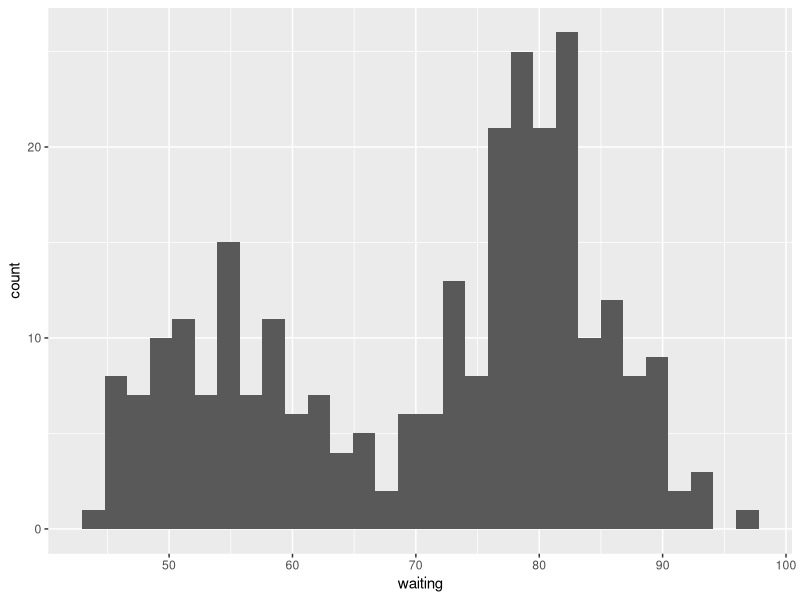
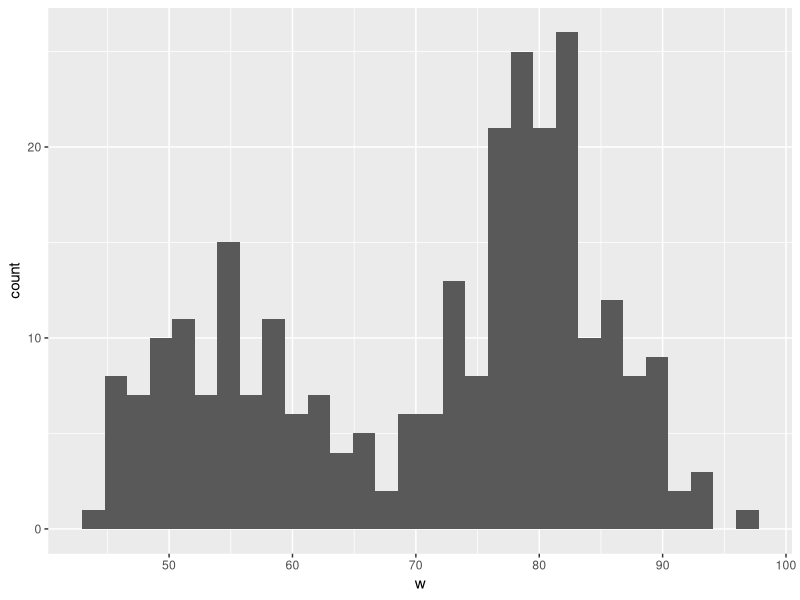
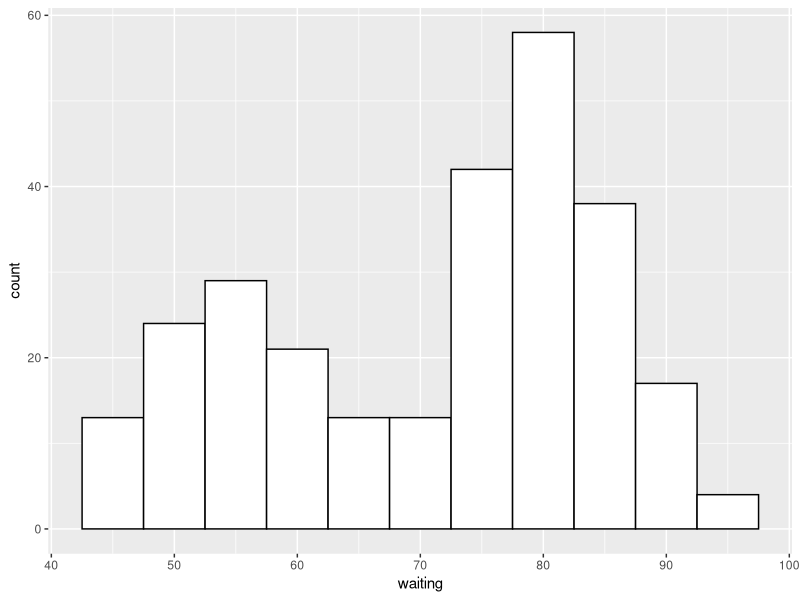
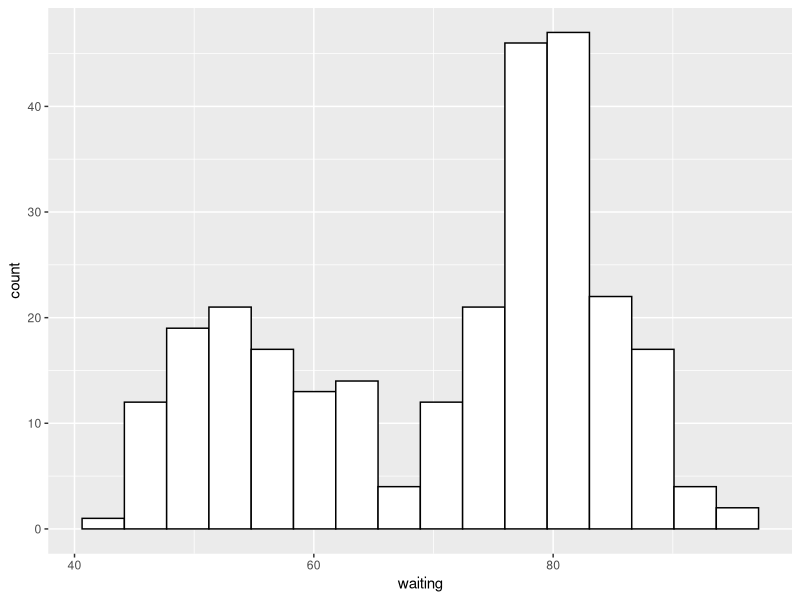
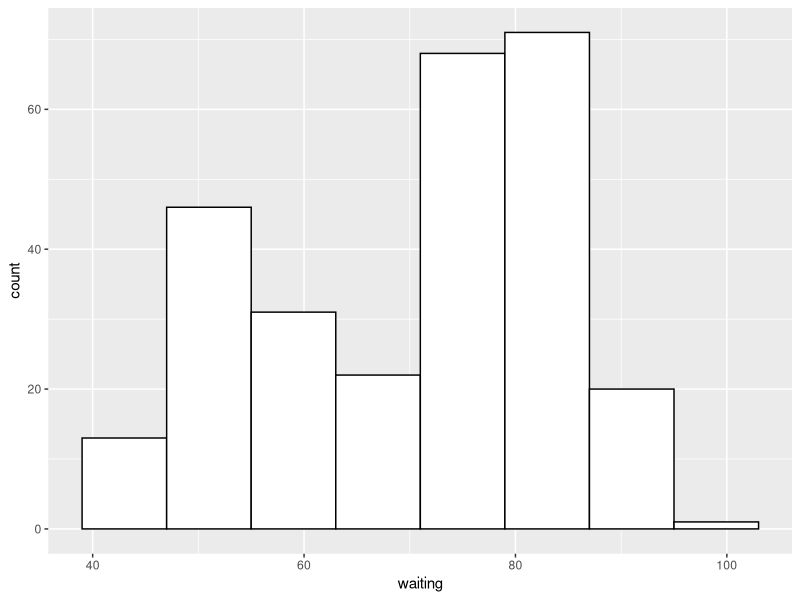
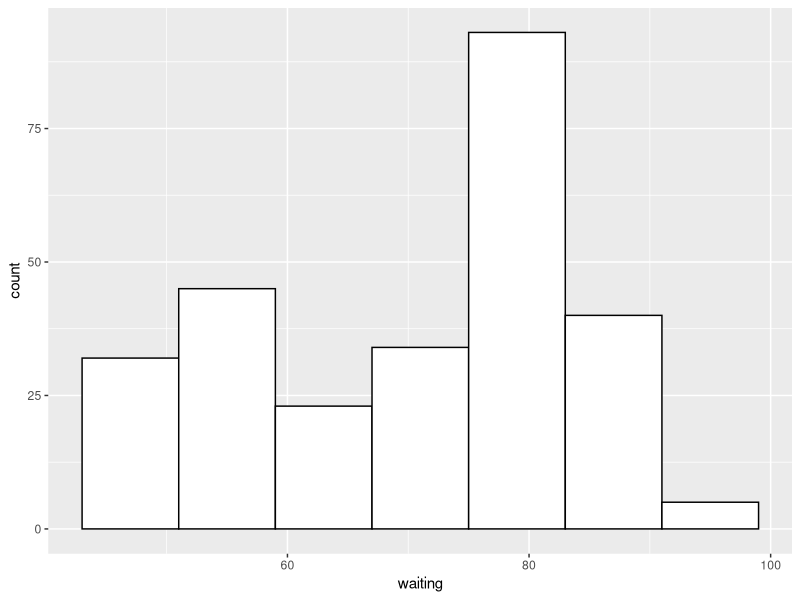
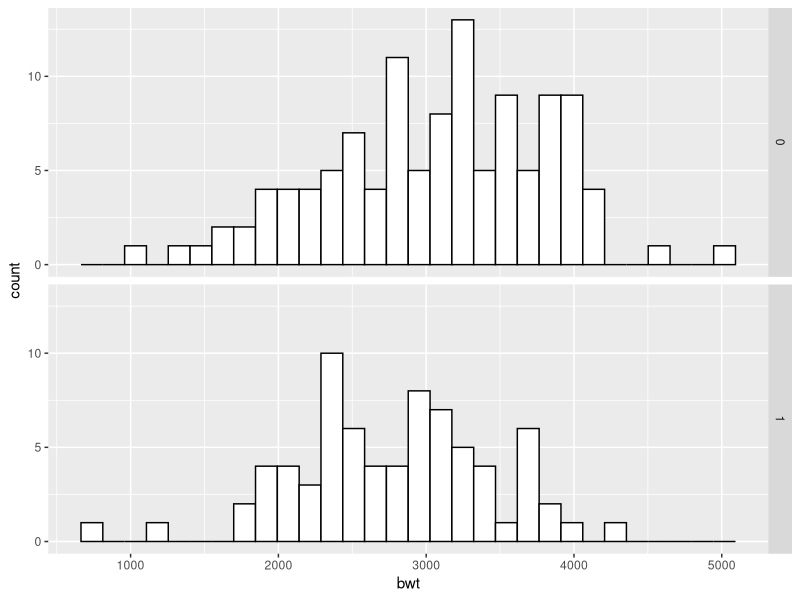

These figures' R source, in order:
library(ggplot2)
ggplot(faithful, aes(x=waiting)) + geom_histogram()
faithful
w <- faithful$waiting
ggplot(NULL, aes(x=w)) + geom_histogram()
ggplot(faithful, aes(x=waiting)) +
  geom_histogram(binwidth=5, fill="white", colour="black")
binsize <- diff(range(faithful$waiting))/15
ggplot(faithful, aes(x=waiting)) +
  geom_histogram(binwidth=binsize, fill="white", colour="black")
h <- ggplot(faithful, aes(x=waiting))  # Save the base object for reuse
h + geom_histogram(binwidth=8, fill="white", colour="black", origin=31)
h + geom_histogram(binwidth=8, fill="white", colour="black", origin=35)
library(MASS) # For the data set
# Use smoke as the faceting variable
ggplot(birthwt, aes(x=bwt)) + geom_histogram(fill="white", colour="black") +
  facet_grid(smoke ~ .)
